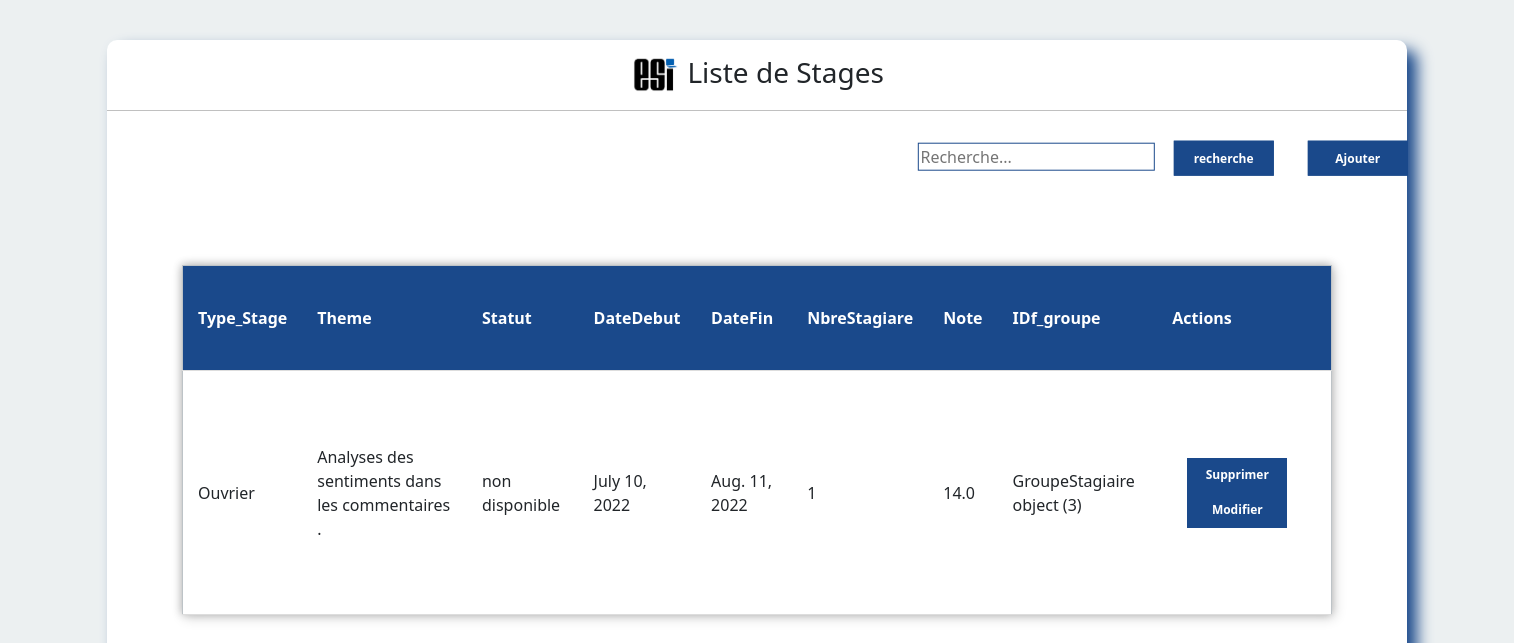
Before: /GT/ with the older database file.
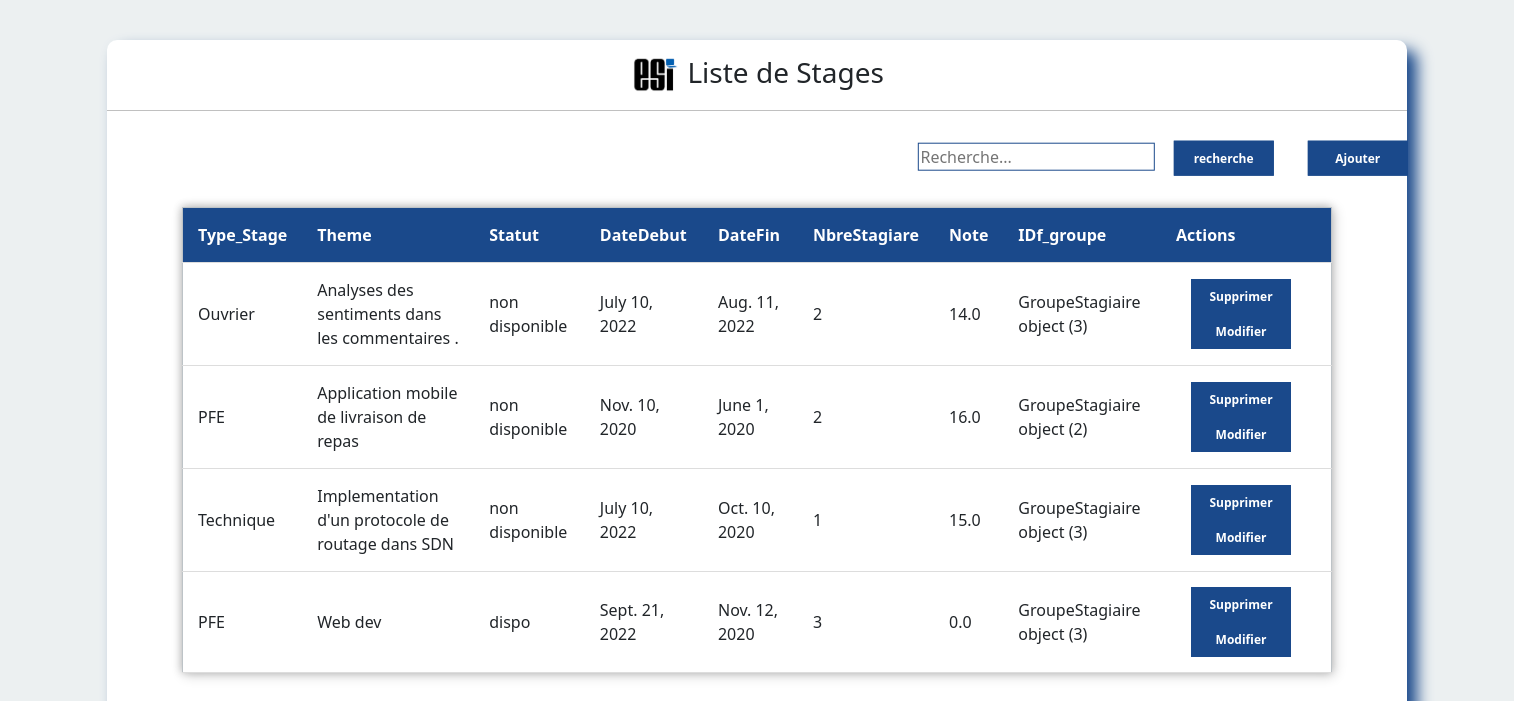
After: the same page with the newer database file.
### satgesiV2/models.py (models this page shows)
class Stage (models.Model):
    anneuniv = models.DateField(null=True)
    theme = models.CharField(max_length=50)
    document = models.FileField()
    statut = models.CharField(max_length=50)
    note = models.FloatField(max_length=4)

class Type(Stage):
    Type_Stage = models.CharField(max_length=50)
    DateDebut = models.DateField()
    DateFin = models.DateField()
    NbreStagiare = models.PositiveIntegerField()
    idfGroupe = models.ForeignKey("GroupeStagiaire",on_delete=models.SET_NULL,null=True,related_name='+',blank=True)
    unique_together = ('Type_Stage','code_Stage')

class Stage (models.Model):
    anneuniv = models.DateField(null=True)
    theme = models.CharField(max_length=50)
    document = models.FileField()
    statut = models.CharField(max_length=50)
    note = models.FloatField(max_length=4)

class GroupeStagiaire (models.Model):
    FicheDemande = models.FileField()
    idfpromoteur = models.ForeignKey("Promoteur",on_delete=models.SET_NULL,null=True,blank=True)
    idfencadreur = models.ForeignKey("Encadreur",on_delete=models.SET_NULL,null=True,blank=True)

### satgesiV2/views.py (the view)
# urls.py: path('GT/' ,Gtype,name="GT"),
def Gtype (request):
    GTstage = Type.objects.all()
    return render(request,'Gtypestage.html',{'TS':GTstage})

### satgesiV2/templates/GtypeStage.html (shortened to what this page needs)
<!DOCTYPE html>
<html lang="en">
    <head>
      <link href="https://cdn.jsdelivr.net/npm/bootstrap@5.1.3/dist/css/bootstrap.min.css" rel="stylesheet">
        <link rel="stylesheet" href="/static/css/type.css">
    </head>
    <body>
      <div class="center">
        <center>
          <h3> <img src="/static/png/icon3.png" alt="logo du site " width= "50" > Liste de Stages </h3>
        </center>
              <div class="main">
                <div class="btn">
              <form action="{% url 'recht'%}" method="POST"  >
                <input type="search" name="q" placeholder="Recherche...">
                <button type="submit">recherche</button>
                <a href="{% url 'CreateS'%}">
                  <button type="button"style = 'margin-right: 90px ; ' >Ajouter</button>
                  </a>
              </form>
                </div>
              </div>
            <form>
              <table>
                <tr id="header">
                  <th>Type_Stage </th>
                  <th>Theme</th>
                  <th>Statut</th>
                  <th>DateDebut</th>
                  <th>DateFin</th>
                  <th>NbreStagiare</th>
                  <th>Note</th>
                  <th>IDf_groupe</th>
                  <th>Actions</th>
                </tr>
                {% for item in TS %}
                <tr>
                  <td>{{item.Type_Stage}}</td>
                  <td>{{item.theme}}</td>
                  <td>{{item.statut}}</td>
                  <td>{{item.DateDebut}}</td>
                  <td>{{item.DateFin}}</td>
                  <td>{{item.NbreStagiare }}</td>
                  <td>{{item.note}}</td>
                  <td>{{item.idfGroupe }}</td>
                  <td>
                   <a href="{% url 'supt' item.id  %}">
                   <button type="button">Supprimer</button>
                 </a>
                <a href="{% url 'modifT' item.id  %}">
                   <button type="button">Modifier</button>
               </a>
                  </td>
                </tr>
                {%endfor%}
              </table>
              </form>
      </div>
  </body>
</html>

Changed rows visible on the page:
changed Type "Ouvrier": NbreStagiare "1" → "2"
added Type: Type_Stage "PFE", theme "Application mobile de livraison de repas", statut "non disponible", DateDebut "Nov. 10, 2020", DateFin "June 1, 2020", NbreStagiare "2", note "16.0", idfGroupe "GroupeStagiaire object (2)"
added Type: Type_Stage "Technique", theme "Implementation d'un protocole de routage dans SDN", statut "non disponible", DateDebut "July 10, 2022", DateFin "Oct. 10, 2020", NbreStagiare "1", note "15.0", idfGroupe "GroupeStagiaire object (3)"
added Type: Type_Stage "PFE", theme "Web dev", statut "dispo", DateDebut "Sept. 21, 2022", DateFin "Nov. 12, 2020", NbreStagiare "3", note "0.0", idfGroupe "GroupeStagiaire object (3)"
